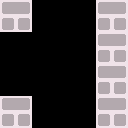

A 2D game scene composited from a Tiled map and its tileset images. What follows is a short description and the map's XML, with every tile layer's data as written:
An orthogonal 16x16 tile map with 8x8 px tiles, 1 tile layer (solid).

<map version="1.0" tiledversion="1.1.3" orientation="orthogonal" renderorder="right-down" width="16" height="16" tilewidth="8" tileheight="8" infinite="0" nextobjectid="1">
 <tileset firstgid="1" name="tiles" tilewidth="8" tileheight="8" tilecount="256" columns="16">
  <image source="../pub/assets/tiles.png" width="128" height="128" />
 </tileset>
 <layer name="solid" width="16" height="16">
  <data encoding="csv">
193,194,195,196,0,0,0,0,0,0,0,0,193,194,195,196,
209,210,211,212,0,0,0,0,0,0,0,0,209,210,211,212,
225,226,227,228,0,0,0,0,0,0,0,0,225,226,227,228,
241,242,243,244,0,0,0,0,0,0,0,0,241,242,243,244,
0,0,0,0,0,0,0,0,0,0,0,0,193,194,195,196,
0,0,0,0,0,0,0,0,0,0,0,0,209,210,211,212,
0,0,0,0,0,0,0,0,0,0,0,0,225,226,227,228,
0,0,0,0,0,0,0,0,0,0,0,0,241,242,243,244,
0,0,0,0,0,0,0,0,0,0,0,0,193,194,195,196,
0,0,0,0,0,0,0,0,0,0,0,0,209,210,211,212,
0,0,0,0,0,0,0,0,0,0,0,0,225,226,227,228,
0,0,0,0,0,0,0,0,0,0,0,0,241,242,243,244,
193,194,195,196,0,0,0,0,0,0,0,0,193,194,195,196,
209,210,211,212,0,0,0,0,0,0,0,0,209,210,211,212,
225,226,227,228,0,0,0,0,0,0,0,0,225,226,227,228,
241,242,243,244,0,0,0,0,0,0,0,0,241,242,243,244
</data>
 </layer>
</map>
